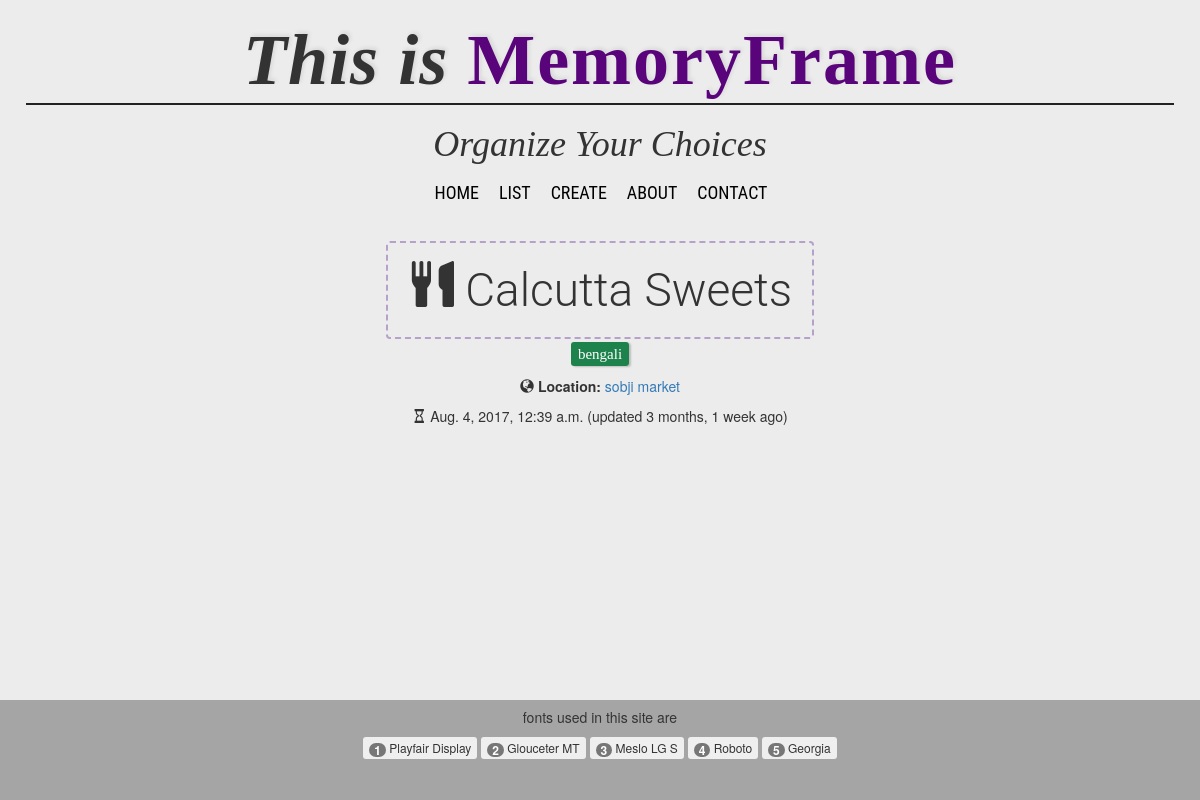
The page /restaurants/calcutta-sweets-2suys/ on the database its author committed.
### restaurants/models.py (models this page shows, shortened)
class RestaurantLocation(models.Model):
    owner       =models.ForeignKey(User)
    name        =models.CharField(max_length=120,blank=False)
    location    =models.CharField(max_length=120, null=True, blank=True)
    category    =models.CharField(max_length=120, null=True, blank=True, validators=[validate_category])
    timestamp   =models.DateTimeField(auto_now_add=True)
    updated     =models.DateTimeField(auto_now=True)
    slug        =models.SlugField(blank=True, null=True)
    @property
    def title(self):
        return self.name

### restaurants/views.py (the view)
# urls.py: url(r'^(?P<slug>[\w-]+)/$', views.RestaurantDetailView.as_view(), name='detail'),
class RestaurantDetailView(DetailView):
    queryset = RestaurantLocation.objects.all()

### restaurants/templates/restaurants/restaurantLocation_detail.html (shortened to what this page needs)
{%extends "base.html"%}
{%block content%}
<h2><span class="high_d"><span class="glyphicon glyphicon-cutlery"></span> {{object.title}}</span></h2>
<h3><small>{{object.category}}</small></h3>
<p><span class="glyphicon glyphicon-globe"></span><b> Location:</b> <a href="https://www.google.com/maps/search/{{object.location}}" target="_blank">{{object.location}}</a></p>
<p><span class="glyphicon glyphicon-hourglass"></span> {{object.timestamp}} (updated {{object.updated|timesince}} ago)</p>
{%endblock content%}

### rows shown on the page
RestaurantLocation: title "Calcutta Sweets", category "bengali", location "sobji market", timestamp "Aug. 4, 2017, 12:39 a.m.", updated "3 months, 1 week"
